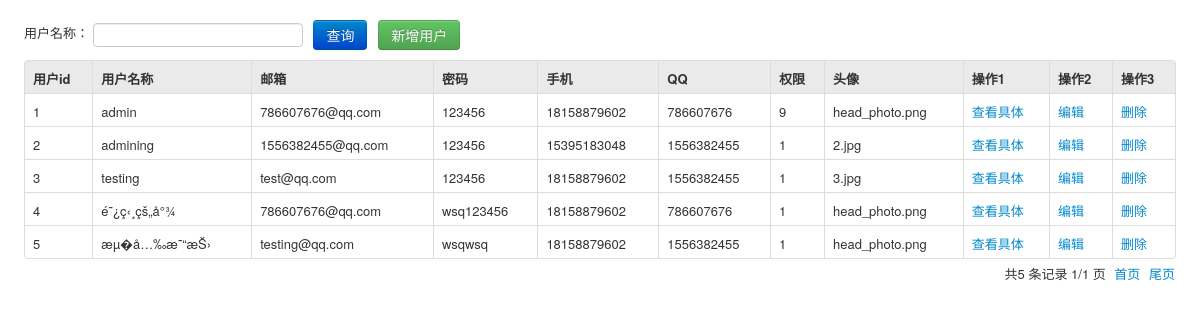
Screenshot of /admin/User/index.php with the database file from the repository.
### tables this page shows
CREATE TABLE IF NOT EXISTS `t_user` (
  `uid` int(11) NOT NULL AUTO_INCREMENT COMMENT 'ç”¨æˆ·ç¼–å�·',
  `uname` varchar(12) NOT NULL COMMENT 'æ˜µç§°',
  `uemail` varchar(30) NOT NULL COMMENT 'é‚®ç®±',
  `upwd` varchar(12) NOT NULL COMMENT 'å¯†ç �',
  `utel` char(11) NOT NULL COMMENT 'æ‰‹æœº',
  `uqq` varchar(13) NOT NULL COMMENT 'QQ',
  `upower` int(1) NOT NULL COMMENT 'æ�ƒé™�',
  `uheader` varchar(20) NOT NULL DEFAULT 'head_photo.png' COMMENT 'å¤´åƒ�è·¯å¾„',
  PRIMARY KEY (`uid`)
);

### admin/User/index.php (the view, shortened to what this page needs)
<!DOCTYPE html>
<html>
<head>
    <link rel="stylesheet" type="text/css" href="../Css/bootstrap.css" />
    <link rel="stylesheet" type="text/css" href="../Css/bootstrap-responsive.css" />
    <link rel="stylesheet" type="text/css" href="../Css/style.css" />
</head>
<body>
<form class="form-inline definewidth m20" action="index.php" method="get">
    用户名称：
    <input type="text" name="username" id="username"class="abc input-default" placeholder="" value="">&nbsp;&nbsp;
    <button type="submit" class="btn btn-primary">查询</button>&nbsp;&nbsp; <a href="opuser.php?op=add"><button type="button" class="btn btn-success" id="addnew">新增用户</button></a>
</form>
<table class="table table-bordered table-hover definewidth m10">
    <thead>
    <tr>
        <th>用户id</th>
        <th>用户名称</th>
        <th>邮箱</th>
        <th>密码</th>
        <th>手机</th>
        <th>QQ</th>
        <th>权限</th>
        <th>头像</th>
        <th>操作1</th>
        <th>操作2</th>
        <th>操作3</th>
    </tr>
    </thead>
    <tbody>
    <?php
                    $username = $_GET["username"];
                    $sql = "select * from t_user
                     where uname like '%".$username."%'  order by uid asc ";
                    $result = mysql_query($sql);
                    if($result&&mysql_num_rows($result)>0){
            $pageSize = 10;
            $curpage = 1;
            $countPage = 0;
            $curpage = $_GET["page"] == null ? "1" : $_GET["page"];
            $i = 0;
                        while ($row = mysql_fetch_array($result)) {
                            $i++;
                        if ($i > ($curpage - 1) * $pageSize && $i <= $curpage * $pageSize) {
                        echo "<tr><td>".$row['uid']."</td>
                            <td>".$row['uname']."</td>
                            <td>".$row['uemail']."</td>
                            <td>".$row['upwd']."</td>
                            <td>".$row['utel']."</td>
                            <td>".$row['uqq']."</td>
                            <td>".$row['upower']."</td>
                            <td>".$row['uheader']."</td>
                            <td><a href='opuser.php?op=look&uid=".$row['uid']." '>查看具体</a></td>
                            <td><a href='opuser.php?op=edit&uid=".$row['uid']." '>编辑</a></td>
                            <td><a href='opuser.php?op=del&uid=".$row['uid']." '>删除</a></td>
                            </tr>";
                    }
                }
                  $countPage = ($i + $pageSize - 1) / $pageSize;
            }
            ?>
            </tbody>
</table>
<div class="inline pull-right page">
         共<?php echo $i;?> 条记录 <?php echo $curpage;?>/<?php if($i/$pageSize< 1){ echo "1";}else{ echo $countPage; }
         ?> 页
        <a href="index.php?page=1">首页</a>
        <a href="index.php?page=<?php echo $countPage;?>">尾页</a>
</div>
</body>
</html>

### admin/Css/style.css (style rules this page uses)
body { font-size: 13px; }
select, textarea, input[type="text"], input[type="password"], input[type="datetime"], input[type="datetime-local"], input[type="date"], input[type="month"], input[type="time"], input[type="week"], input[type="number"], input[type="email"], input[type="url"], input[type="search"], input[type="tel"], input[type="color"], .uneditable-input { padding: 1px; }
form { margin: 0 0 5px; }
.page { text-align: right;margin-right:25px;margin-top:5px; }
.page a { margin-left: 5px; }
.table td, .table th { padding-top: 8px; padding-bottom: 4px; line-height:20ppx; }
.table th { background-color:#eaeaea; }
.definewidth { width:96%; margin:auto; }
.m10 { margin-top:10px; }
.m20 { padding-top:20px; }

### admin/User/index.php (style rules this page uses)
body { padding-bottom: 40px; }

### rows the page displays
t_user: uid "1", uname "admin", uemail "786607676@qq.com", upwd "123456", utel "18158879602", uqq "786607676", upower "9", uheader "head_photo.png"
t_user: uid "2", uname "admining", uemail "1556382455@qq.com", upwd "123456", utel "15395183048", uqq "1556382455", upower "1", uheader "2.jpg"
t_user: uid "3", uname "testing", uemail "test@qq.com", upwd "123456", utel "18158879602", uqq "1556382455", upower "1", uheader "3.jpg"
t_user: uid "4", uname "é˜¿ç‹¸çš„å°¾", uemail "786607676@qq.com", upwd "wsq123456", utel "18158879602", uqq "786607676", upower "1", uheader "head_photo.png"
t_user: uid "5", uname "æµ�å…‰æ˜“æŠ›", uemail "testing@qq.com", upwd "wsqwsq", utel "18158879602", uqq "1556382455", upower "1", uheader "head_photo.png"

### other values shown
$i "5"
$curpage "1"
